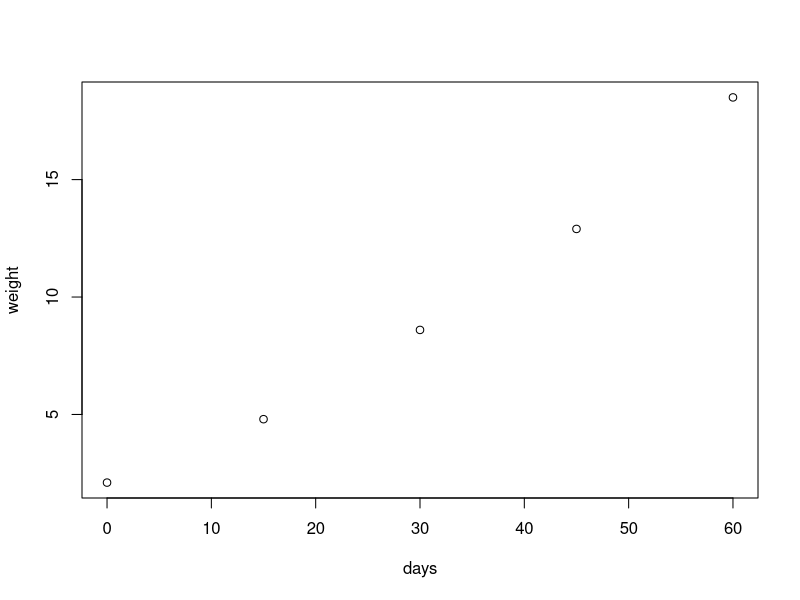

Here is the R script that generated this plot:
initial_weight <- 2.5
final_weight <- 14.8
weight_gain <- final_weight - initial_weight
weight_gain



salinity <- 25
temperature <- 29
survival <- 87.5


days <- c(0, 15, 30, 45, 60)
weight <- c(2.1, 4.8, 8.6, 12.9, 18.5)

plot(days, weight)


# install.packages("ggplot2")
library(ggplot2)

?mean

??anova



values <- c(12.5, 13.2, NA, 14.1)
mean(values)
mean(values, na.rm = TRUE)

species <- "Litopenaeus vannamei"
initial_weight <- 1.8
final_weight <- 16.4
culture_days <- 60

weight_gain <- final_weight - initial_weight
sgr <- (log(final_weight) - log(initial_weight)) / culture_days * 100

species
weight_gain
sgr


temperature <- 28.5
salinity <- 22
ph <- 7.8
dissolved_oxygen <- 5.6


initial_weight <- 2.4
final_weight <- 15.9
weight_gain <- final_weight - initial_weight
weight_gain

fish_length <- 18.6
fish_weight <- 95.4
water_temperature <- 27.8
salinity <- 18.5
class(fish_length)


species <- "Cyprinus carpio"
pond_id <- "Pond_A"
sampling_site <- "Station_1"
class(species)


sample_code <- "101"
class(sample_code)



diet <- factor("Diet_A")
culture_system <- factor("Biofloc")
class(diet)


treatment <- factor(c("Control", "Probiotic", "Prebiotic", "Synbiotic"))
treatment
levels(treatment)


protein_level <- factor(c("Low", "Medium", "High"),
                        levels = c("Low", "Medium", "High"))
protein_level

survived <- TRUE
disease_detected <- FALSE
class(survived)


dissolved_oxygen <- 5.8
oxygen_ok <- dissolved_oxygen >= 5
oxygen_ok

initial_weight <- 4.1
final_weight <- 3.8
growth_positive <- final_weight > initial_weight
growth_positive


weight <- 12.6
species <- "Oreochromis niloticus"
treatment <- factor("Control")
survived <- TRUE

class(weight)
class(species)
class(treatment)
class(survived)

str(weight)
str(species)
str(treatment)
str(survived)

initial_weight <- 2.2
final_weight <- 18.9
weight_gain <- final_weight - initial_weight
weight_gain


initial_weight <- 2.2
final_weight <- 18.9
days <- 60

sgr <- (log(final_weight) - log(initial_weight)) / days * 100
sgr


initial_number <- 500
final_number <- 438

survival_rate <- final_number / initial_number * 100
survival_rate


dissolved_oxygen <- 4.7
oxygen_status <- dissolved_oxygen >= 5
oxygen_status

diet_treatment <- factor("Probiotic")
class(diet_treatment)

species <- "Litopenaeus vannamei"
treatment <- factor("Probiotic")
initial_weight <- 2.3
final_weight <- 17.6
culture_days <- 60
initial_number <- 800
final_number <- 752
dissolved_oxygen <- 5.4

weight_gain <- final_weight - initial_weight
sgr <- (log(final_weight) - log(initial_weight)) / culture_days * 100
survival_rate <- final_number / initial_number * 100
oxygen_ok <- dissolved_oxygen >= 5
